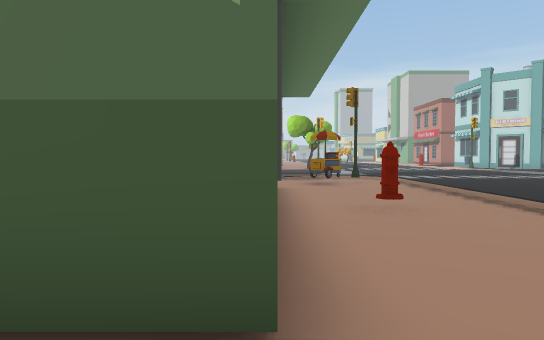
[1] (above)

24 first-person views from a walk through a Unity game level. The camera is 1.5 m above the floor, tilts 2° down and sees 70° across. The floor is counted in squares, 2 m on a side. Each view is taken from the middle of a square. On the plan, view 1 faces up. The plan holds only what a view shows up to about 12 squares ahead; the rest is blank. The place goes on beyond the plan.

[2]
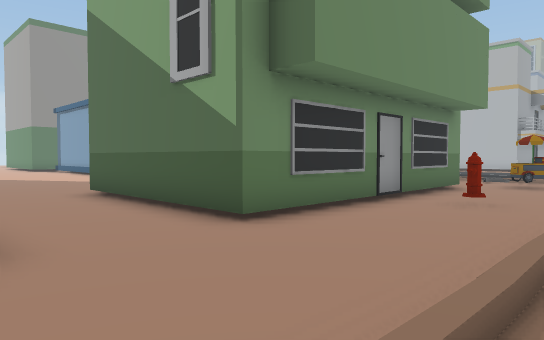

[3]
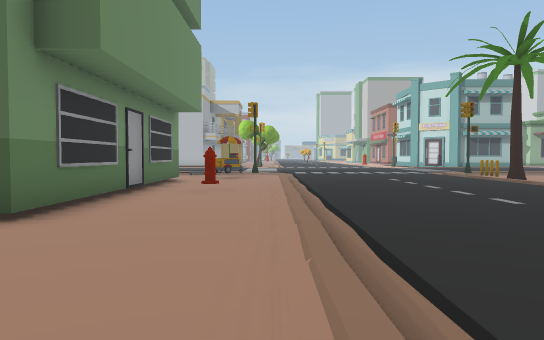

[4]
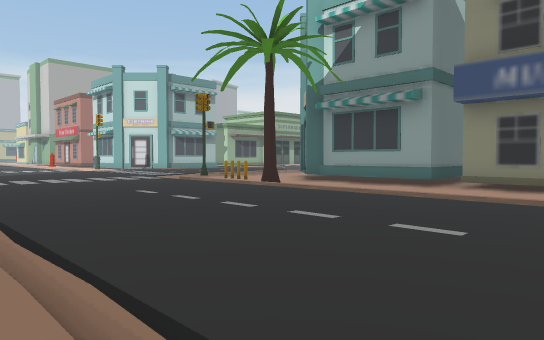

[5]
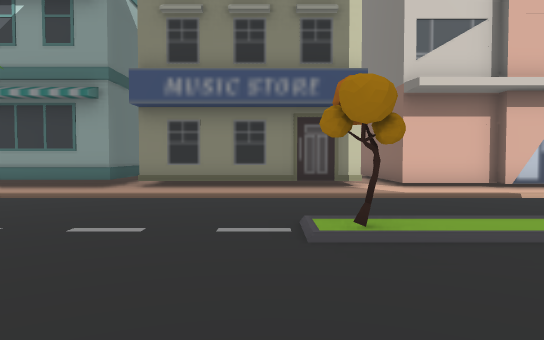

[6]
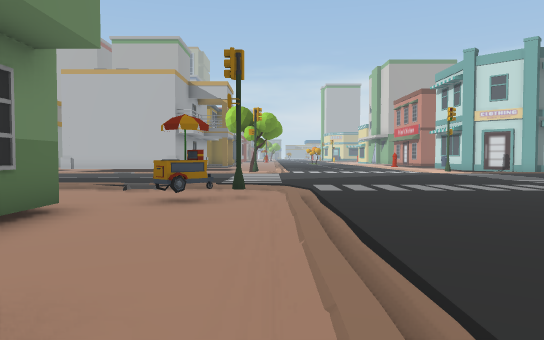

[7]
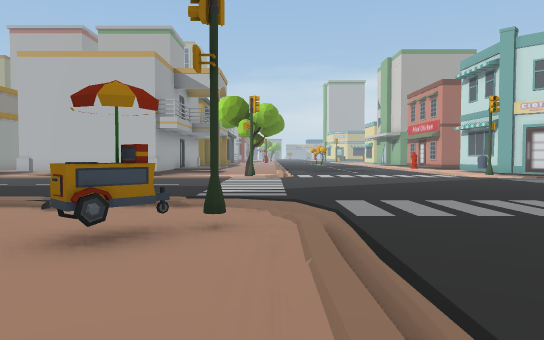

[8]
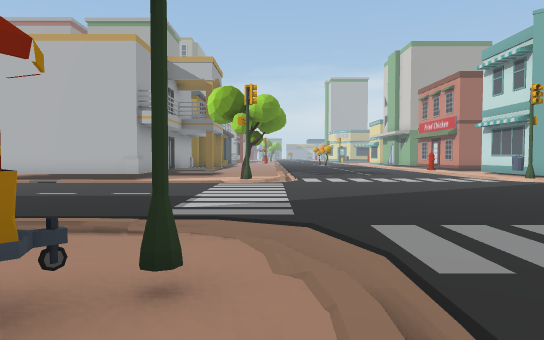

[9]
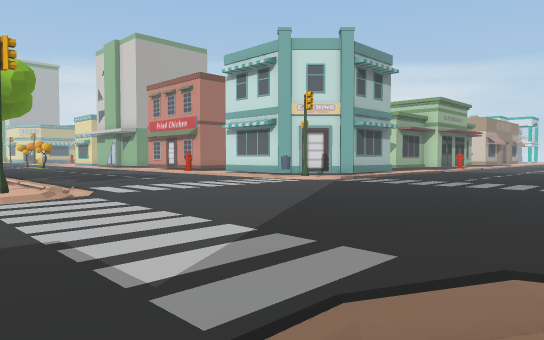

[10]
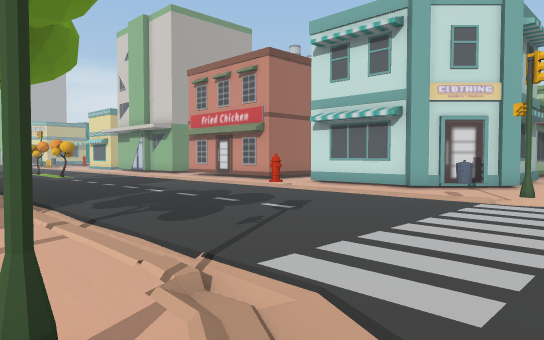

[11]
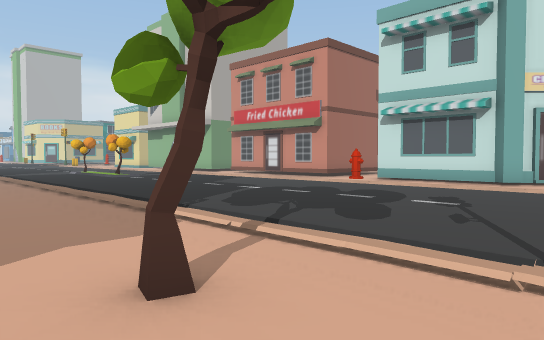

[12]
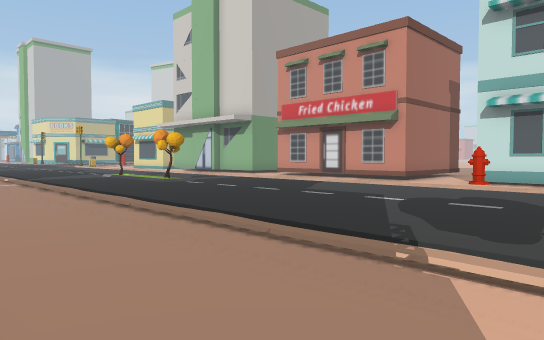

[13]
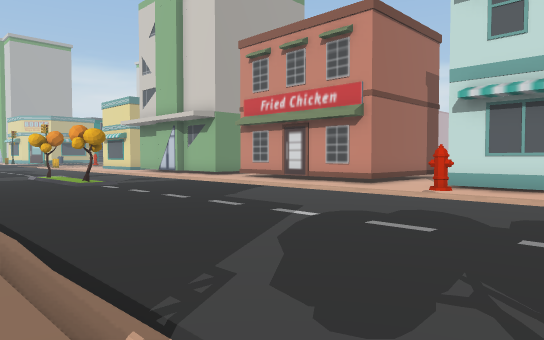

[14]
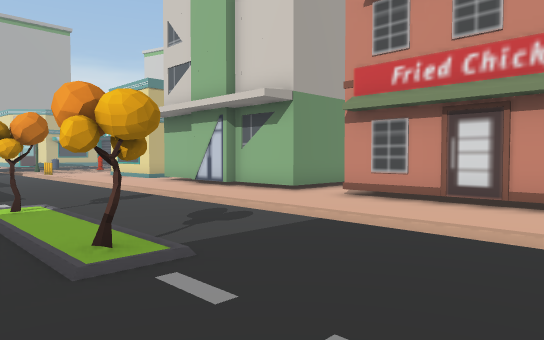

[15]
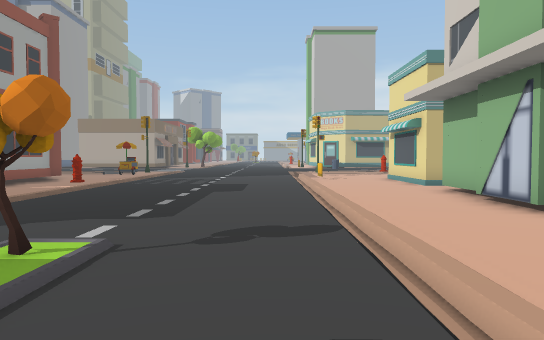

[16]
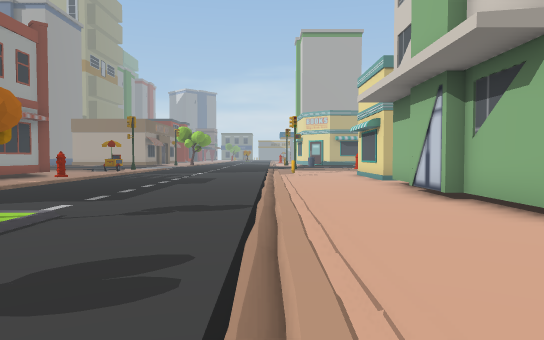

[17]
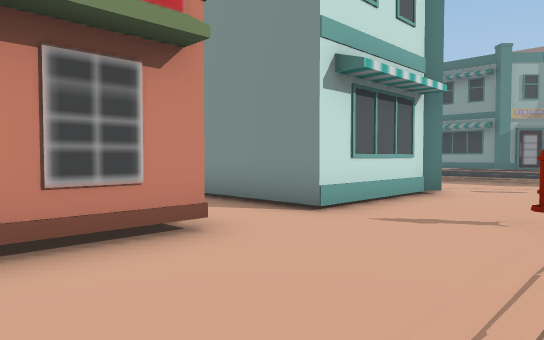

[18]
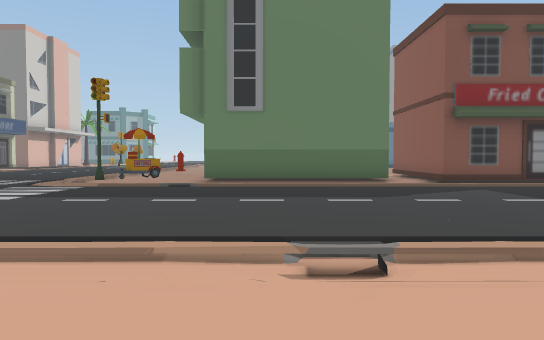

[19]
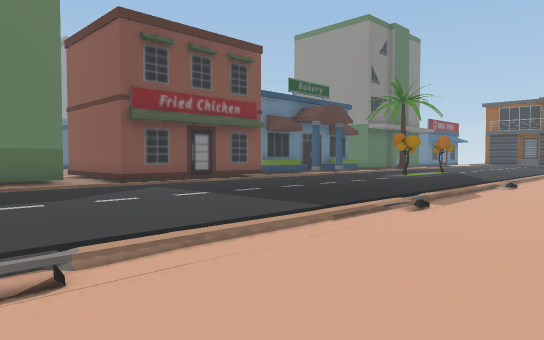

[20]
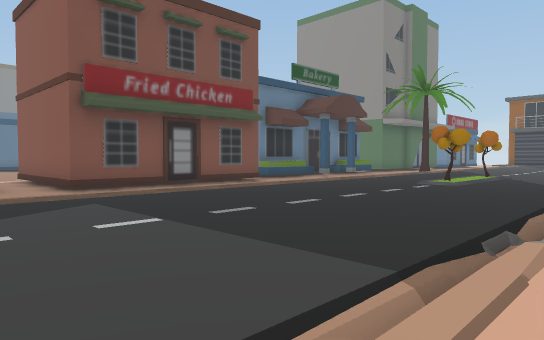

[21]
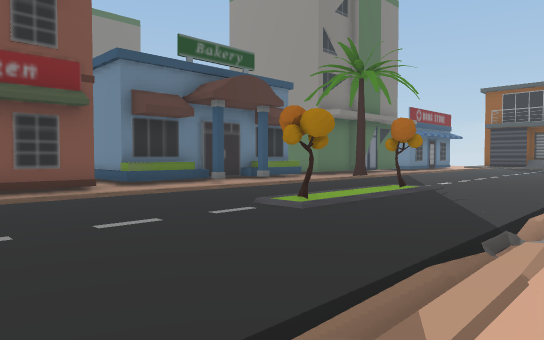

[22]
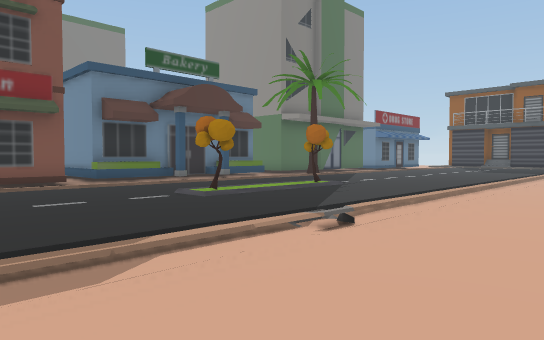

[23]
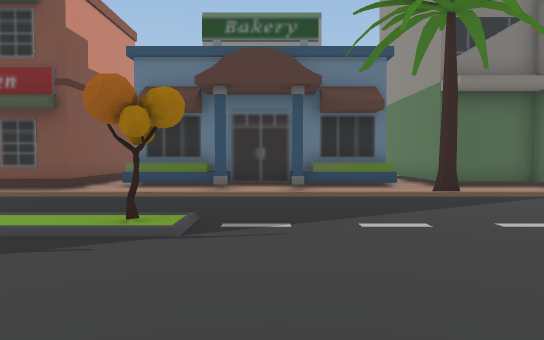

[24]
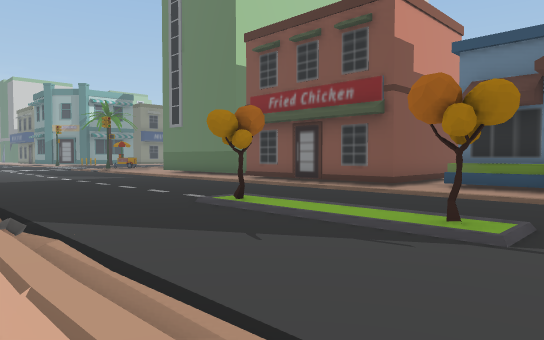

### Floor plan
Key: @ floor where view 1 was taken; # wall or solid block; x gap in a wall; . main floor; - floor 0.25 m lower than the main floor; / step, stairs or slope; = window, fence, low wall or low ledge; ^ raised ledge; O other object.
Columns run from 22 left of view 1 to 14 right of it. Each row starts with its distance up from view 1.
 44                       #--/...../---#
 43                       ^-O/...../----
 42                        --/...../---O
 41                         -/...../---O
 40                          /...../---O
 39                          /...../--O
 38                           ...../--OO
 37                           ...../---O
 36                          /...../---OO
 35                          /..O../-----
 34                          /...../---#
 33                          /...../---=
 32                          /..O../---#
 31                         -/...../---#
 30                         -/...../---=
 29                         -/...../---##
 28                         -/...../-----
 27                         -/...../-----
 26                        --/...../O--OO
 25                        --/...../---O
 24                         -/...../---O
 23                        --/...../--OO
 22                        -O/...../---OO
 21           -- -   -- -   -/...../O---O
 20      ---------------   -O/...../O----
 19 ------------------------//.....//---
 18 /////////////////////////.......////
 17 ....................................
 16 ......O//O...........................
 15 ......////...........................
 14  .....////...........................
 13  ////////////////////////.......
 12   #                 ----//...../
 11       -----------    --OO/...../O
 10 ----O-O---######-------O-/...../
  9 OOOOOOOOO-#    #-OOOOOO--/...../O-O
  8  O      O-#    #-     O--/...../#--O
  7  O      O #    #-     O--/...../ --O
  6                #-     O--/...../ --O
  5                       O-O/...../ --OO
  4                       O--/...../ --x^
  3                       O--/...../ --#^
  2              ----OOOOOO--/...../ --#
  1              ------------/...../ --#^
  0              ---------@--/..O../ --#^
 -1                   -------/...../ --x^
 -2                        --/.  ../ --OO
 -3                          /    ./ --O
 -4                                  --O

Where each view was taken, in squares from view 1:
view 1: 0 up, 0 right, facing up
view 2: 2 down, 4 right, facing up-left
view 3: 3 down, 3 right, facing up
view 4: 1 up, 3 right, facing up-right
view 5: 1 up, 3 right, facing right
view 6: 4 up, 3 right, facing up
view 7: 7 up, 3 right, facing up
view 8: 9 up, 3 right, facing up
view 9: 12 up, 1 right, facing up-right
view 10: 18 up, 2 right, facing up-right
view 11: 20 up, 1 right, facing up-right
view 12: 23 up, 1 right, facing up-right
view 13: 23 up, 3 right, facing up-right
view 14: 29 up, 5 right, facing up-right
view 15: 32 up, 8 right, facing up
view 16: 31 up, 9 right, facing up
view 17: 31 up, 9 right, facing down-right
view 18: 21 up, 2 left, facing down
view 19: 21 up, 2 left, facing down-left
view 20: 19 up, 4 left, facing down-left
view 21: 19 up, 9 left, facing down-left
view 22: 21 up, 9 left, facing down-left
view 23: 19 up, 17 left, facing down
view 24: 19 up, 17 left, facing down-right
